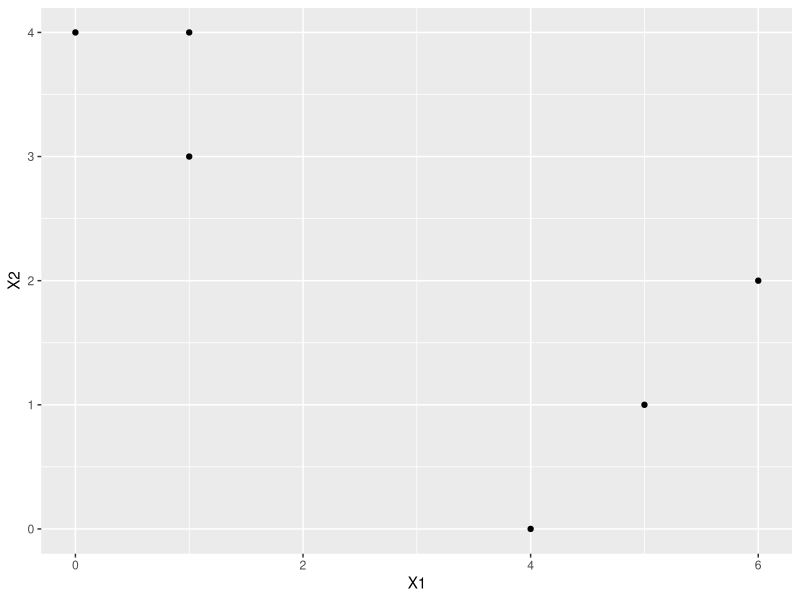
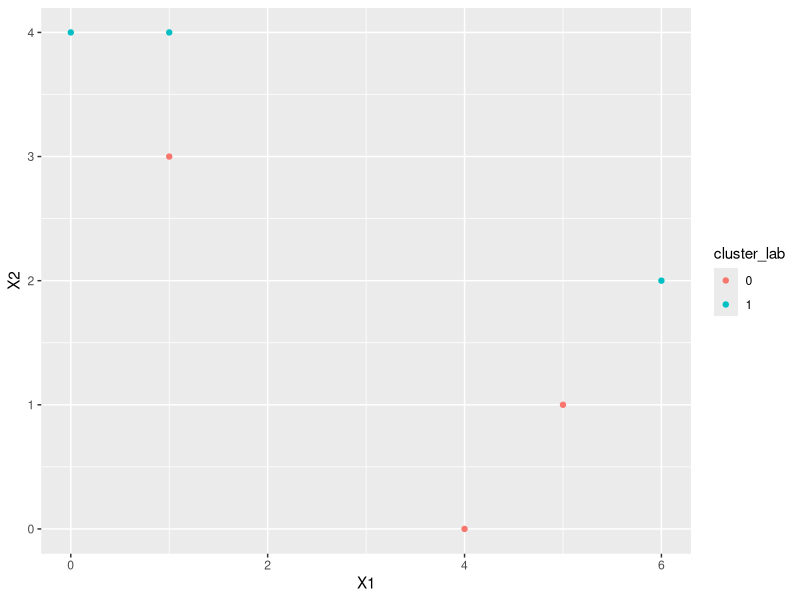
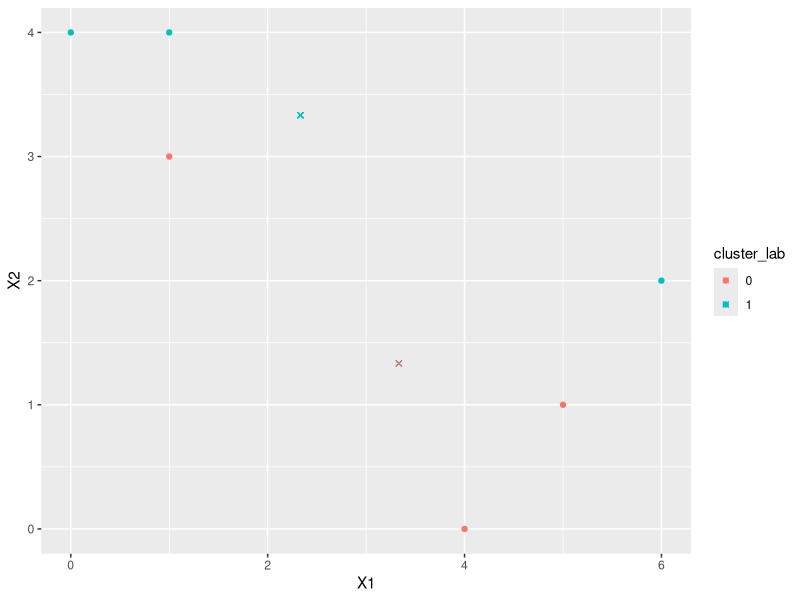
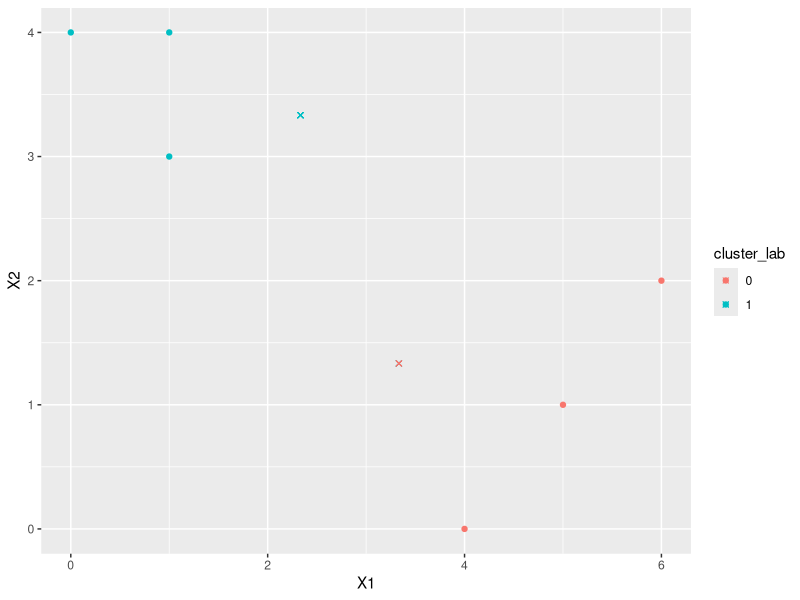
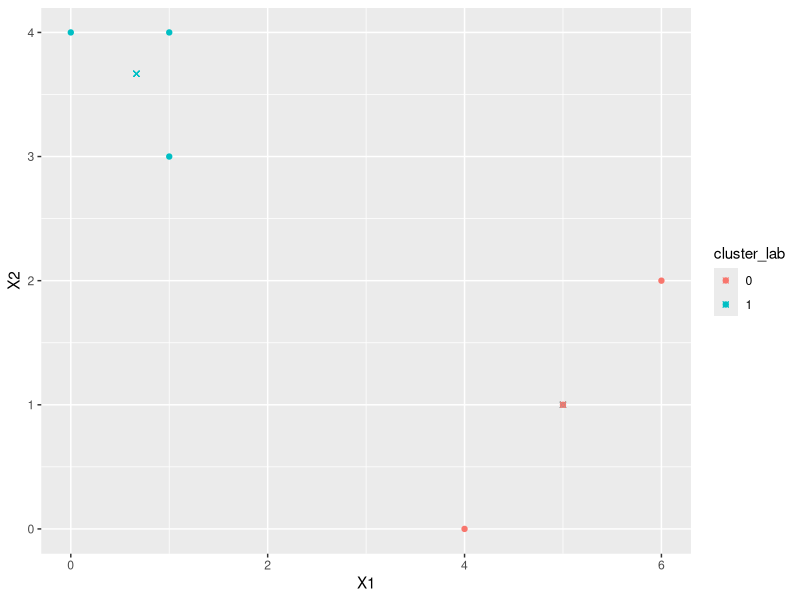
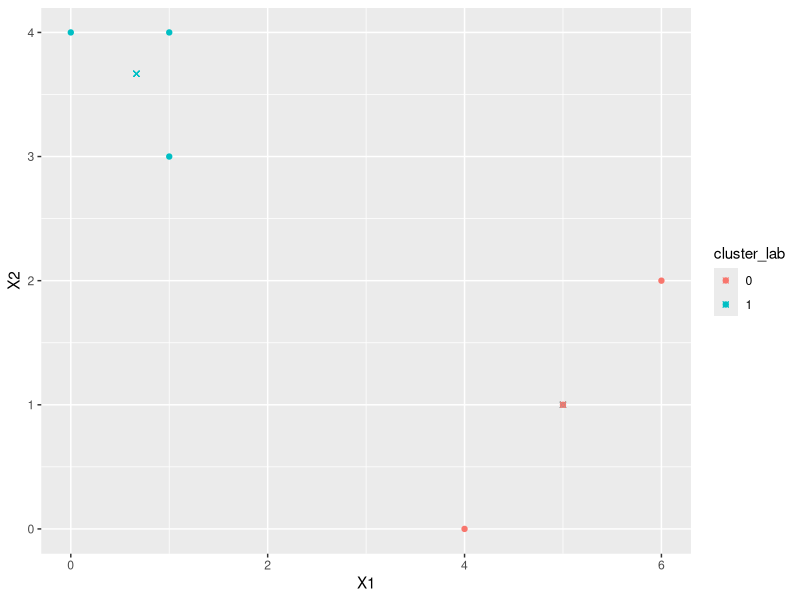

Source code (R) for these figures, in order:
## ---- chunk 1
knitr::opts_chunk$set(echo = TRUE)
setwd("~/Documents/GitHub/problem-set-4")
library(ggplot2)
library(tidyverse)

## ---- chunk 2
x <- cbind(c(1, 1, 0, 5, 6, 4), c(4, 3, 4, 1, 2, 0))

#1 Plot the observations
#plot(x)
df <- data.frame(x)

ggplot(df)+
  geom_point(aes(x=X1, y=X2))
## ---- chunk 3
set.seed(246810)
cluster_lab <- as.factor(sample(c(0,1), size = nrow(x), replace = TRUE))

df$cluster_lab = cluster_lab

ggplot(df)+
  geom_point(aes(x=X1, y=X2, color = cluster_lab))

## ---- chunk 4

centroid_0 <- c(mean(df$X1[df$cluster_lab==0]), mean(df$X2[df$cluster_lab==0]))
centroid_1 <- c(mean(df$X1[df$cluster_lab==1]), mean(df$X2[df$cluster_lab==1]))

ggplot(df)+
  geom_point(aes(x=X1, y=X2, color = cluster_lab))+
  geom_point(aes(x=centroid_0[1], y=centroid_0[2], color = cluster_lab), shape = 4) +
  geom_point(aes(x=centroid_1[1], y=centroid_1[2], color = cluster_lab[1]), shape = 4)
  
## ---- chunk 5
#Euclidean distance: d((x1,y1),(x2,y2) = sqrt((x1-x2)^2+(y1-y2)^2)

euclid_dist <- function (df, i, centroid_x){
  x1 <- df$X1[i]
  y1 <- df$X2[i]
  x2 <- centroid_x[1]
  y2 <- centroid_x[2]
  dist <- sqrt((x1-x2)^2+(y1-y2)^2)
  return(dist)
}



for (i in 1:6) {
if (euclid_dist(df, i ,centroid_0) < euclid_dist(df, i ,centroid_1)){
  df$cluster_lab[i] <- 0

} else {
  df$cluster_lab[i] <- 1
}
  }

ggplot(df)+
  geom_point(aes(x=X1, y=X2, color = cluster_lab))+
  geom_point(aes(x=centroid_0[1], y=centroid_0[2], color = cluster_lab), shape = 4) +
  geom_point(aes(x=centroid_1[1], y=centroid_1[2], color = cluster_lab[1]), shape = 4)
  

## ---- chunk 6
centroid_0 <- c(mean(df$X1[df$cluster_lab==0]), mean(df$X2[df$cluster_lab==0]))
centroid_1 <- c(mean(df$X1[df$cluster_lab==1]), mean(df$X2[df$cluster_lab==1]))

ggplot(df)+
  geom_point(aes(x=X1, y=X2, color = cluster_lab))+
  geom_point(aes(x=centroid_0[1], y=centroid_0[2], color = cluster_lab), shape = 4) +
  geom_point(aes(x=centroid_1[1], y=centroid_1[2], color = cluster_lab[1]), shape = 4)

## ---- chunk 7

for (i in 1:6) {
if (euclid_dist(df, i ,centroid_0) < euclid_dist(df, i ,centroid_1)){
  df$cluster_lab[i] <- 0

} else {
  df$cluster_lab[i] <- 1
}
  }

ggplot(df)+
  geom_point(aes(x=X1, y=X2, color = cluster_lab))+
  geom_point(aes(x=centroid_0[1], y=centroid_0[2], color = cluster_lab), shape = 4) +
  geom_point(aes(x=centroid_1[1], y=centroid_1[2], color = cluster_lab[1]), shape = 4)
 
